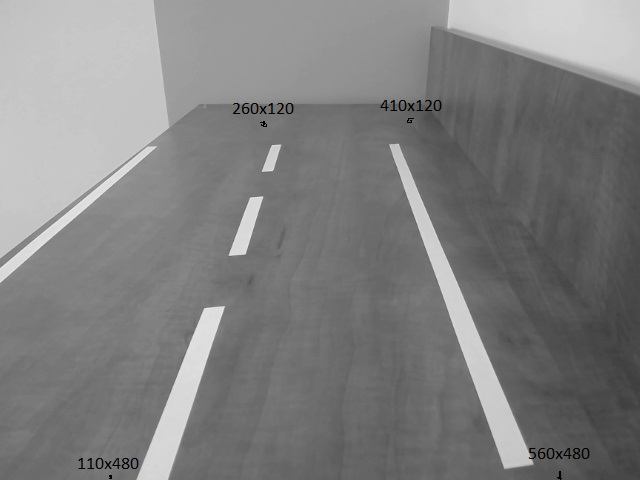
#> input picture samples/input/road3.jpg, 640 x 480 px
$ python main_image.py
#> lines starting #> are read from the running program, lines starting #| are printed output that depends on the picture; after the words box and inside, x2 and y2 are one past the last pixel; in counts of white or black regions, pixels touching at a corner belong together
#> further down, image is the input picture: shape (480, 640, 3); mean B, G, R 128.2, 128.1, 128.2
### transform.py
import numpy as np
import cv2


# This function helps to transform a chosen ROI into bird's view
# Be careful about the order of pts
def bird_view_transform_4pts(image,pts):
    # Resultant image
    result = None

    # Format of pts
    # pts[0] -> top left     (x,y)
    # pts[1] -> top right    (x,y)
    # pts[2] -> bottom right (x,y)
    # pts[3] -> bottom left  (x,y)

    top_left = pts[0]
    top_right = pts[1]
    bottom_right = pts[2]
    bottom_left = pts[3]

    rect = np.zeros((4, 2), dtype = "float32")
    rect[0] = top_left
    rect[1] = top_right
    rect[2] = bottom_right
    rect[3] = bottom_left

    # Find width betweeen bottom right/left and top right/left
    widthA = np.sqrt((top_left[0]-top_right[0])**2+(top_left[1]-top_right[1])**2)
    widthB = np.sqrt((bottom_left[0]-bottom_right[0])**2+(bottom_left[1]-bottom_right[1])**2)

    # Find height between top/bottom left and top/bottom right
    heightA = np.sqrt((top_left[0]-bottom_left[0])**2+(top_left[1]-bottom_left[1])**2)
    heightB = np.sqrt((top_right[0]-bottom_right[0])**2+(top_right[1]-bottom_right[1])**2)

    # Find maximum height and width among these points
    maxH = max(int(heightA),int(heightB))
    maxW = max(int(widthA),int(widthB))

    # Destination points after transformation
    dst = np.array([
	            	[0, 0],
		            [maxW - 1, 0],
		            [maxW - 1, maxH - 1],
		            [0, maxH - 1]], dtype = "float32")

	# compute the perspective transform matrix and then apply it
    M = cv2.getPerspectiveTransform(rect, dst)
    result = cv2.warpPerspective(image, M, (maxW, maxH))
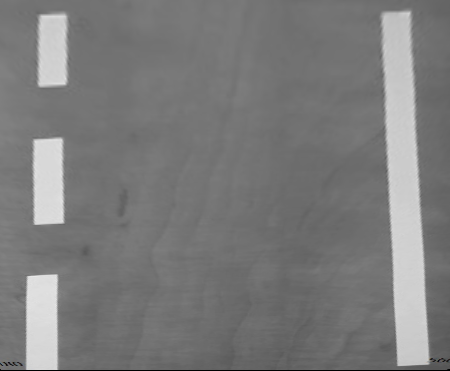
#> result: shape (371, 450, 3); mean B, G, R 123.2, 123.2, 123.2

    return result

def distortion_remove(image,camera_matrix,distor_matrix):
    h,w = image.shape[:2]
#> h = 371; w = 450

    newcameramtx, roi = cv2.getOptimalNewCameraMatrix(camera_matrix, distor_matrix, (w, h), 1, (w, h))
#> roi = (6, 10, 438, 357)
    dst = cv2.undistort(image, camera_matrix, distor_matrix, None, newcameramtx)
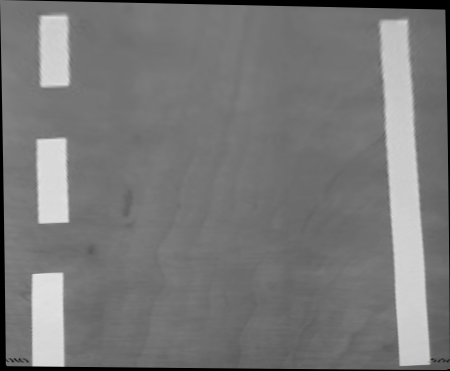
#> dst: shape (371, 450, 3); mean B, G, R 119.7, 119.7, 119.7

    # crop and save the image
    x, y, w, h = roi
#> x = 6; y = 10; w = 438; h = 357
    dst = dst[y:y+h, x:x+w]
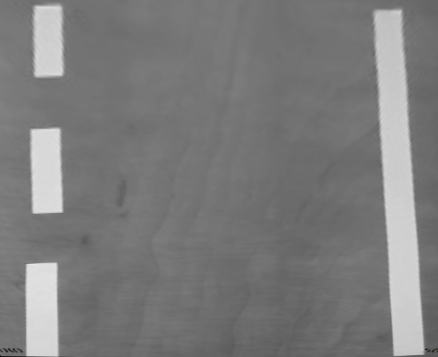
#> dst: shape (357, 438, 3); mean B, G, R 124, 124, 124

    return dst

### main_image.py
import cv2
import transform
import numpy as np

image_path = 'samples/input/road3.jpg'

# Results using camer calibration
camera_matrix = np.array([[2043.94561663, 0.00000000,   03.97714629]
,[0.00000000,   2065.70880726, 716.14154624]
,[0.00000000,  0.00000000,   1.00000000  ]], dtype = "float32")

distortion_matrix = np.array([[0.365169490972,-1.573638145364,0.045580840817,0.029492347585,3.737781798978]], dtype = "float32")

print("Camera Matrix:",camera_matrix)
print("Distortion Coef:",distortion_matrix)

def points_init():
    # You can use check_cord.py to find your desired ROI
    top_left = (260,140)
    top_right = (410,140)
    bottom_right = (560,480)
    bottom_left = (110,480)

    points = []
    points.append(top_left)
    points.append(top_right)
    points.append(bottom_right)
    points.append(bottom_left)

    return points

def draw_anchors(image_vis,points):
    cv2.line(image_vis, (points[0][0],points[0][1]), (points[1][0],points[1][1]), (0, 0, 255), 2)
    cv2.line(image_vis, (points[0][0],points[0][1]), (points[3][0],points[3][1]), (0, 0, 255), 2)
    cv2.line(image_vis, (points[1][0],points[1][1]), (points[2][0],points[2][1]), (0, 0, 255), 2)
    cv2.line(image_vis, (points[2][0],points[2][1]), (points[3][0],points[3][1]), (0, 0, 255), 2)
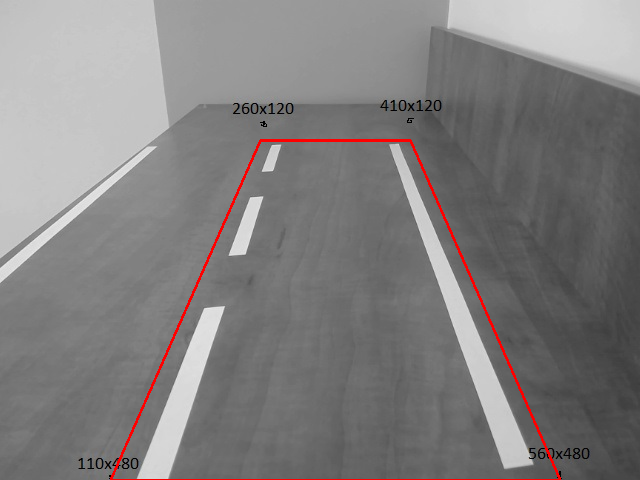
#> image_vis: shape (480, 640, 3); mean B, G, R 127.2, 127.1, 129.5

    cv2.circle(image_vis,(points[0][0],points[0][1]), 5, (0, 255, 0), -1)
#> image_vis: shape (480, 640, 3); 0.03% of pixels changed, all inside (x1, y1, x2, y2) = (255, 135, 266, 146)
    cv2.circle(image_vis,(points[1][0],points[1][1]), 5, (0, 255, 0), -1)
#> image_vis: shape (480, 640, 3); mean B, G, R 127.1, 127.2, 129.4
    cv2.circle(image_vis,(points[2][0],points[2][1]), 5, (0, 255, 0), -1)
#> image_vis: shape (480, 640, 3); mean B, G, R 127.1, 127.3, 129.4
    cv2.circle(image_vis,(points[3][0],points[3][1]), 5, (0, 255, 0), -1)
#> image_vis: shape (480, 640, 3); mean B, G, R 127.1, 127.3, 129.4
    return image_vis


# Read image
anchors = points_init()
image = cv2.imread(image_path)
image_bk = image

# Perspective transformation
image = transform.bird_view_transform_4pts(image, anchors)
image_undist = transform.distortion_remove(image, camera_matrix, distortion_matrix)
cv2.imshow("Transform Result",image_undist)

# Anchor visualization
image_vis = draw_anchors(image_bk,anchors)
cv2.imshow("anchors",image_vis)
cv2.imwrite('samples/output/road2_anchor_output.jpg',image)
cv2.imwrite('samples/output/road2_bird_output.jpg',image_undist)

cv2.waitKey(0)

$ run again, with samples/input/road2.jpeg copied over samples/input/road3.jpg
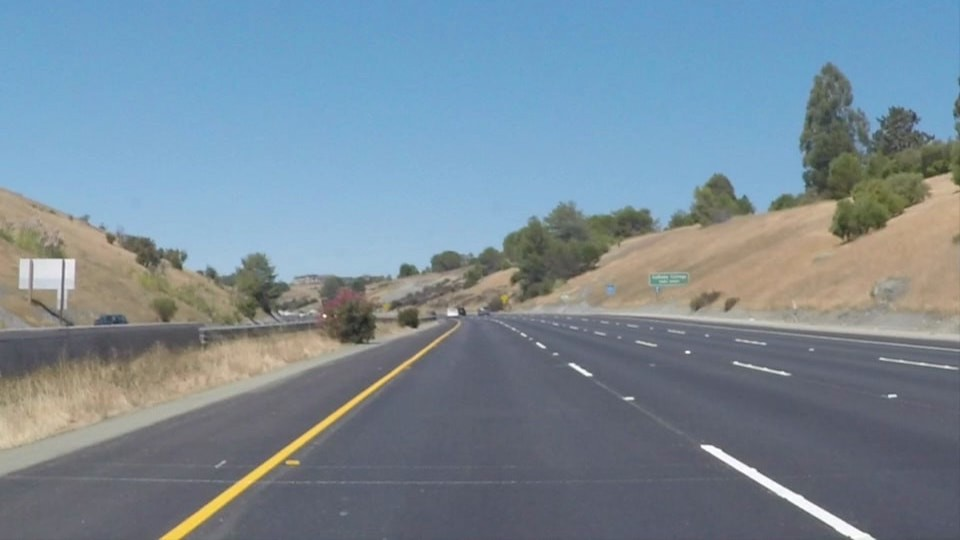
#> input picture samples/input/road2.jpeg, 960 x 540 px
#> image is the input picture: shape (540, 960, 3); mean B, G, R 151.6, 138.6, 120.8
#> in distortion_remove, `dst = dst[y:y+h, x:x+w]`:
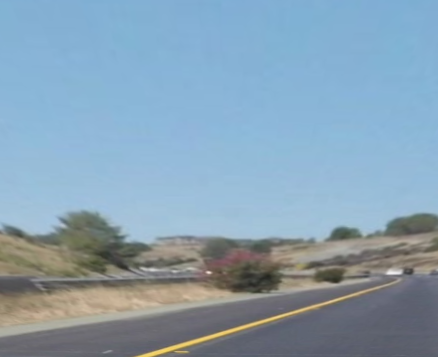
#> dst: shape (357, 438, 3); mean B, G, R 178.9, 160.6, 135.1
#> in draw_anchors, `cv2.line(image_vis, (points[2][0],points[2][1]), (points[3][0],points[..`:
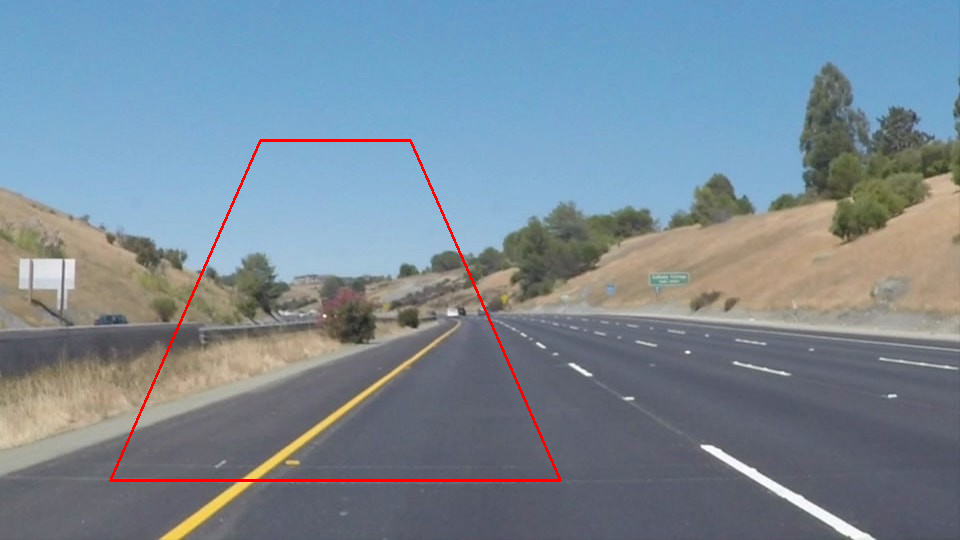
#> image_vis: shape (540, 960, 3); mean B, G, R 150.5, 137.6, 121.8
